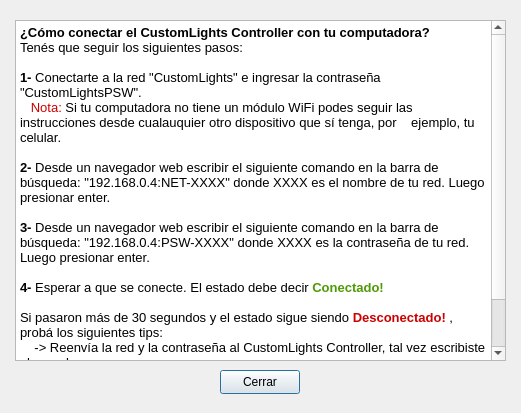
<?xml version="1.0" encoding="UTF-8"?>
<ui version="4.0">
 <class>AyudaRed</class>
 <widget class="QDialog" name="AyudaRed">
  <property name="geometry">
   <rect>
    <x>0</x>
    <y>0</y>
    <width>521</width>
    <height>413</height>
   </rect>
  </property>
  <property name="windowTitle">
   <string>CustomLights - Ayuda Red</string>
  </property>
  <property name="autoFillBackground">
   <bool>false</bool>
  </property>
  <widget class="QTextEdit" name="textEdit">
   <property name="geometry">
    <rect>
     <x>15</x>
     <y>20</y>
     <width>491</width>
     <height>341</height>
    </rect>
   </property>
   <property name="html">
    <string>&lt;!DOCTYPE HTML PUBLIC &quot;-//W3C//DTD HTML 4.0//EN&quot; &quot;http://www.w3.org/TR/REC-html40/strict.dtd&quot;&gt;
&lt;html&gt;&lt;head&gt;&lt;meta name=&quot;qrichtext&quot; content=&quot;1&quot; /&gt;&lt;style type=&quot;text/css&quot;&gt;
p, li { white-space: pre-wrap; }
&lt;/style&gt;&lt;/head&gt;&lt;body style=&quot; font-family:'MS Shell Dlg 2'; font-size:8.25pt; font-weight:400; font-style:normal;&quot;&gt;
&lt;p style=&quot; margin-top:0px; margin-bottom:0px; margin-left:0px; margin-right:0px; -qt-block-indent:0; text-indent:0px;&quot;&gt;&lt;span style=&quot; font-family:'Ubuntu'; font-size:10pt; font-weight:600;&quot;&gt;¿Cómo conectar el CustomLights Controller con tu computadora?&lt;/span&gt;&lt;/p&gt;
&lt;p style=&quot; margin-top:0px; margin-bottom:0px; margin-left:0px; margin-right:0px; -qt-block-indent:0; text-indent:0px;&quot;&gt;&lt;span style=&quot; font-family:'Ubuntu'; font-size:10pt;&quot;&gt;Tenés que seguir los siguientes pasos:&lt;/span&gt;&lt;/p&gt;
&lt;p style=&quot;-qt-paragraph-type:empty; margin-top:0px; margin-bottom:0px; margin-left:0px; margin-right:0px; -qt-block-indent:0; text-indent:0px; font-family:'Ubuntu'; font-size:10pt;&quot;&gt;&lt;br /&gt;&lt;/p&gt;
&lt;p style=&quot; margin-top:0px; margin-bottom:0px; margin-left:0px; margin-right:0px; -qt-block-indent:0; text-indent:0px;&quot;&gt;&lt;span style=&quot; font-family:'Ubuntu'; font-size:10pt; font-weight:600;&quot;&gt;1-&lt;/span&gt;&lt;span style=&quot; font-family:'Ubuntu'; font-size:10pt;&quot;&gt; Conectarte a la red &amp;quot;CustomLights&amp;quot; e ingresar la contraseña &amp;quot;CustomLightsPSW&amp;quot;.&lt;/span&gt;&lt;/p&gt;
&lt;p style=&quot; margin-top:0px; margin-bottom:0px; margin-left:0px; margin-right:0px; -qt-block-indent:0; text-indent:0px;&quot;&gt;&lt;span style=&quot; font-family:'Ubuntu'; font-size:10pt;&quot;&gt;   &lt;/span&gt;&lt;span style=&quot; font-family:'Ubuntu'; font-size:10pt; color:#cc0000;&quot;&gt;Nota:&lt;/span&gt;&lt;span style=&quot; font-family:'Ubuntu'; font-size:10pt;&quot;&gt; Si tu computadora no tiene un módulo WiFi podes seguir las    instrucciones desde cualauquier otro dispositivo que sí tenga, por    ejemplo, tu celular.&lt;/span&gt;&lt;/p&gt;
&lt;p style=&quot;-qt-paragraph-type:empty; margin-top:0px; margin-bottom:0px; margin-left:0px; margin-right:0px; -qt-block-indent:0; text-indent:0px; font-family:'Ubuntu'; font-size:10pt;&quot;&gt;&lt;br /&gt;&lt;/p&gt;
&lt;p style=&quot; margin-top:0px; margin-bottom:0px; margin-left:0px; margin-right:0px; -qt-block-indent:0; text-indent:0px;&quot;&gt;&lt;span style=&quot; font-family:'Ubuntu'; font-size:10pt; font-weight:600;&quot;&gt;2-&lt;/span&gt;&lt;span style=&quot; font-family:'Ubuntu'; font-size:10pt;&quot;&gt; Desde un navegador web escribir el siguiente comando en la barra de búsqueda: &amp;quot;192.168.0.4:NET-XXXX&amp;quot; donde XXXX es el nombre de tu red. Luego presionar enter.&lt;/span&gt;&lt;/p&gt;
&lt;p style=&quot;-qt-paragraph-type:empty; margin-top:0px; margin-bottom:0px; margin-left:0px; margin-right:0px; -qt-block-indent:0; text-indent:0px; font-family:'Ubuntu'; font-size:10pt;&quot;&gt;&lt;br /&gt;&lt;/p&gt;
&lt;p style=&quot; margin-top:0px; margin-bottom:0px; margin-left:0px; margin-right:0px; -qt-block-indent:0; text-indent:0px;&quot;&gt;&lt;span style=&quot; font-family:'Ubuntu'; font-size:10pt; font-weight:600;&quot;&gt;3-&lt;/span&gt;&lt;span style=&quot; font-family:'Ubuntu'; font-size:10pt;&quot;&gt; Desde un navegador web escribir el siguiente comando en la barra de búsqueda: &amp;quot;192.168.0.4:PSW-XXXX&amp;quot; donde XXXX es la contraseña de tu red. Luego presionar enter.&lt;/span&gt;&lt;/p&gt;
&lt;p style=&quot;-qt-paragraph-type:empty; margin-top:0px; margin-bottom:0px; margin-left:0px; margin-right:0px; -qt-block-indent:0; text-indent:0px; font-family:'Ubuntu'; font-size:10pt;&quot;&gt;&lt;br /&gt;&lt;/p&gt;
&lt;p style=&quot; margin-top:0px; margin-bottom:0px; margin-left:0px; margin-right:0px; -qt-block-indent:0; text-indent:0px;&quot;&gt;&lt;span style=&quot; font-family:'Ubuntu'; font-size:10pt; font-weight:600;&quot;&gt;4-&lt;/span&gt;&lt;span style=&quot; font-family:'Ubuntu'; font-size:10pt;&quot;&gt; Esperar a que se conecte. El estado debe decir &lt;/span&gt;&lt;span style=&quot; font-family:'Ubuntu'; font-size:10pt; font-weight:600; color:#4e9a06;&quot;&gt;Conectado!&lt;/span&gt;&lt;/p&gt;
&lt;p style=&quot;-qt-paragraph-type:empty; margin-top:0px; margin-bottom:0px; margin-left:0px; margin-right:0px; -qt-block-indent:0; text-indent:0px; font-family:'Ubuntu'; font-size:10pt;&quot;&gt;&lt;br /&gt;&lt;/p&gt;
&lt;p style=&quot; margin-top:0px; margin-bottom:0px; margin-left:0px; margin-right:0px; -qt-block-indent:0; text-indent:0px;&quot;&gt;&lt;span style=&quot; font-family:'Ubuntu'; font-size:10pt;&quot;&gt;Si pasaron más de 30 segundos y el estado sigue siendo &lt;/span&gt;&lt;span style=&quot; font-family:'Ubuntu'; font-size:10pt; font-weight:600; color:#cc0000;&quot;&gt;Desconectado!&lt;/span&gt;&lt;span style=&quot; font-family:'Ubuntu'; font-size:10pt; color:#000000;&quot;&gt; , probá los siguientes tips:&lt;/span&gt;&lt;span style=&quot; font-family:'Ubuntu'; font-size:10pt;&quot;&gt; &lt;/span&gt;&lt;/p&gt;
&lt;p style=&quot; margin-top:0px; margin-bottom:0px; margin-left:0px; margin-right:0px; -qt-block-indent:0; text-indent:0px;&quot;&gt;&lt;span style=&quot; font-family:'Ubuntu'; font-size:10pt;&quot;&gt;    -&amp;gt; &lt;/span&gt;&lt;span style=&quot; font-family:'Ubuntu'; font-size:10pt; color:#000000;&quot;&gt;Reenvía la red y la contraseña al CustomLights Controller, tal vez escribiste algo mal&lt;/span&gt;&lt;span style=&quot; font-family:'Ubuntu'; font-size:10pt;&quot;&gt;.&lt;/span&gt;&lt;/p&gt;
&lt;p style=&quot; margin-top:0px; margin-bottom:0px; margin-left:0px; margin-right:0px; -qt-block-indent:0; text-indent:0px;&quot;&gt;&lt;span style=&quot; font-family:'Ubuntu'; font-size:10pt;&quot;&gt;    -&amp;gt; Verificá que la computadora y el CustomLightsController estén conectados a la misma red WiFi.&lt;/span&gt;&lt;/p&gt;
&lt;p style=&quot; margin-top:0px; margin-bottom:0px; margin-left:0px; margin-right:0px; -qt-block-indent:0; text-indent:0px;&quot;&gt;&lt;span style=&quot; font-family:'Ubuntu'; font-size:10pt;&quot;&gt;    -&amp;gt; Chequeá que el CustomLightsController esté enchufado a la red eléctrica.&lt;/span&gt;&lt;/p&gt;&lt;/body&gt;&lt;/html&gt;</string>
   </property>
  </widget>
  <widget class="QPushButton" name="pushButton">
   <property name="geometry">
    <rect>
     <x>220</x>
     <y>370</y>
     <width>80</width>
     <height>24</height>
    </rect>
   </property>
   <property name="text">
    <string>Cerrar</string>
   </property>
  </widget>
 </widget>
 <resources/>
 <connections/>
</ui>
